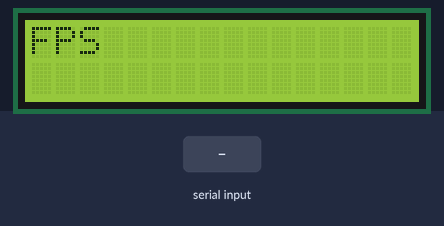
Recording of a sketch running on a simulated Arduino Uno, built with avr-gcc and run on an emulated ATmega328P. Parts: 16×2 character LCD. Inputs (shaded band) come from the test bench. What the sketch prints to the serial monitor is not drawn.

Above: at 1.6 s.
1.7 s: byte 30 received over Serial
At 2.7 s:
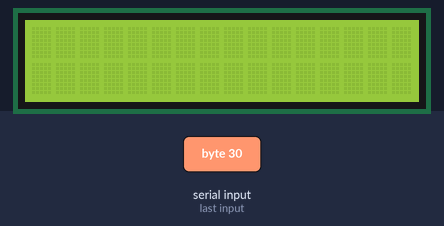
At 10.9 s:
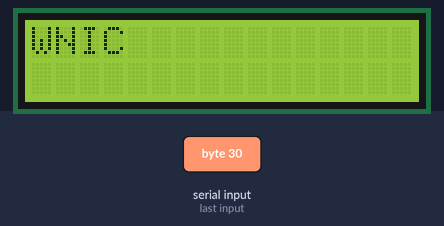
12.6 s: byte 90 received over Serial
At 17.5 s:
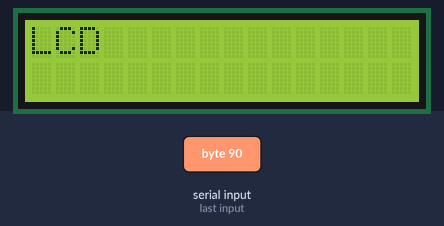
17.6 s: byte 120 received over Serial
Timing chart, 0 to 20.6 s (numbered marks = the images above; inputs shaded):
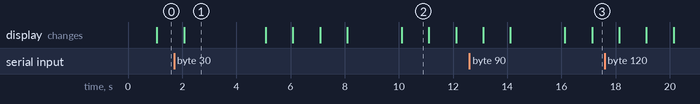

Measured:
- after the input at 1.7 s, the display: first differs from a run without the input after 8.4 s (image 2)
- what the display in image 1 shows lasts 3.0 s, from 2.1 s to 5.1 s
- what the display in image 2 shows lasts 1.0 s, from 10.1 s to 11.1 s

The sketch:

Secure_Examination_Lock_Box.ino
```cpp
#include <Wire.h>
#include <LiquidCrystal_I2C.h>
#include <Adafruit_Fingerprint.h>
#include "SoftwareSerial.h"

SoftwareSerial    fingerPrint(2, 3);
SoftwareSerial    gps(6, 7);
LiquidCrystal_I2C lcd(0x27, 16, 2);

Adafruit_Fingerprint finger = Adafruit_Fingerprint(&fingerPrint);

char c;

void wnicTest(){
  bool data = false;
  while(Serial.available()){
    c = Serial.read();
    Serial.print(c);
    data = true;
  }

  if(data){
      lcd.print("WNIC");
  }
  Serial.println();
}

void gpsTest(){
  gps.begin(9600);
  delay(1000);
  bool data = false;
  while(gps.available()){
    c = gps.read();
    Serial.print(c);
    data = true;
  }

  if(data){
      lcd.print("GPS");
  }
  gps.end();
  Serial.println();
}


void fingerPrintTest(){

  finger.begin(57600);
  if (finger.verifyPassword()) {
    lcd.print("FPS");
  }
  else {
    lcd.print("No FPS");
  }
  fingerPrint.end();
}

void lcdTest(){
  lcd.clear();
  lcd.setCursor(0,0);
  lcd.print("LCD");
}

void setup(){

  Serial.begin(9600);

  lcd.init();
  lcd.backlight();

}

void loop(){

  fingerPrintTest();
  delay(1000);
  lcd.clear();

  gpsTest();
  delay(1000);
  lcd.clear();

  wnicTest();
  delay(1000);
  lcd.clear();

  lcdTest();
  delay(1000);
  lcd.clear();
}
```
